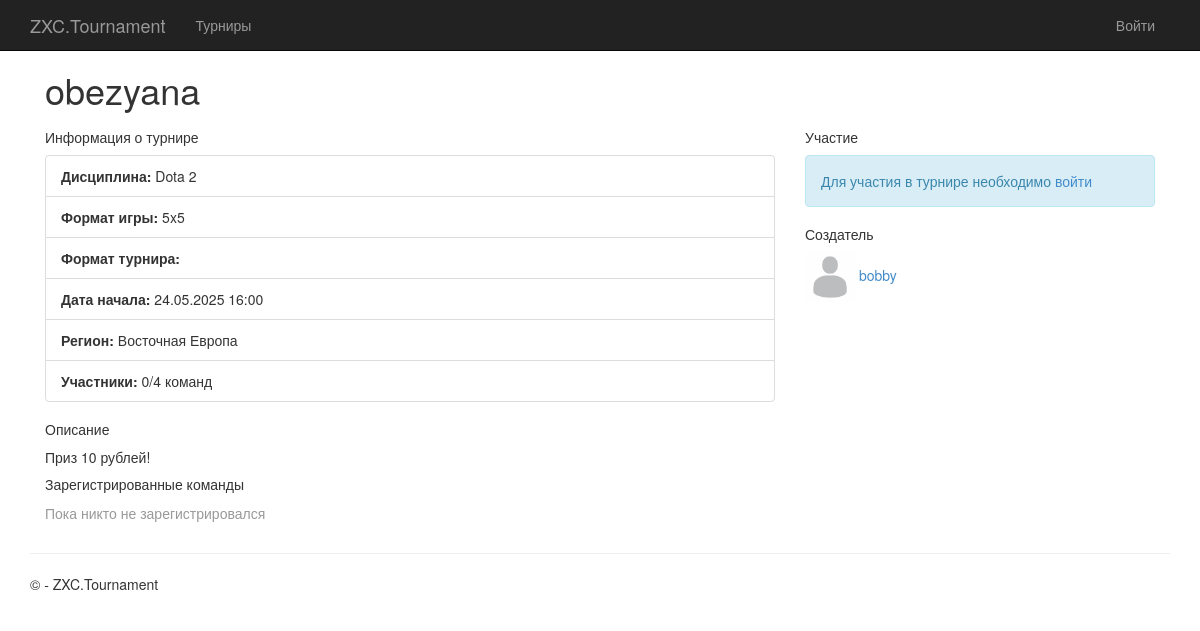
The page /tournaments/1/ on the database as committed earlier.
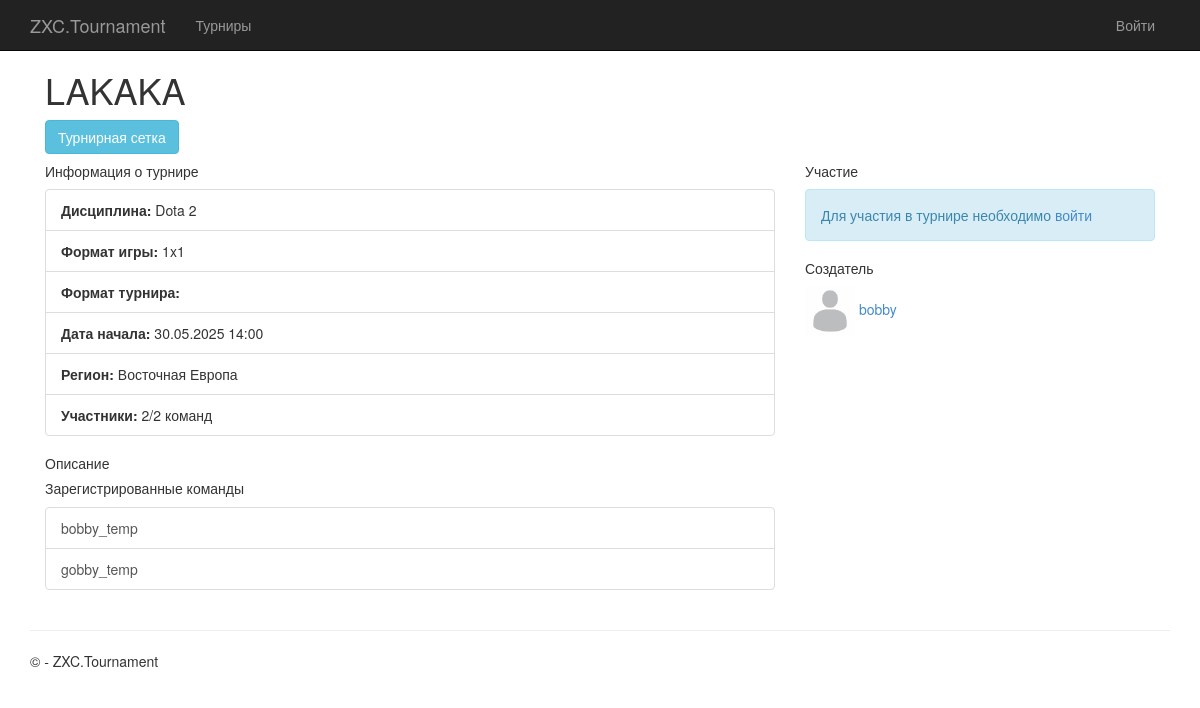
The same page on the database as committed later.
### app/models.py (models this page shows, shortened)
class Tournament(models.Model):
    DISCIPLINE_CHOICES = [
        ('Dota 2', 'Dota 2'),
        ('CS 2', 'CS 2'),
        ('Valorant', 'Valorant'),
        ('LoL', 'League of Legends'),
    ]
    FORMAT_CHOICES = [
        ('1x1', '1x1'),
        ('2x2', '2x2'),
        ('3x3', '3x3'),
        ('5x5', '5x5'),
    ]
    TEAM_COUNT_CHOICES = [
        (2, '2'),
        (4, '4'),
        (8, '8'),
        (16, '16'),
        (32, '32'),
        (64, '64'),
        (128, '128'),
        (256, '256'),
        (512, '512'),
    ]
    LOCATION_CHOICES = [
        ('China', 'Китай'),
        ('Western Europe', 'Западная Европа'),
        ('Eastern Europe', 'Восточная Европа'),
        ('Southeast Asia', 'ЮВ Азия'),
        ('North America', 'Северная Америка'),
        ('South America', 'Южная Америка'),
    ]
    name = models.CharField(max_length=200, verbose_name="Название турнира")
    max_teams = models.IntegerField(choices=TEAM_COUNT_CHOICES, verbose_name="Максимальное количество команд")
    start_date = models.DateTimeField(verbose_name="Дата начала")
    discipline = models.CharField(max_length=50, choices=DISCIPLINE_CHOICES, verbose_name="Дисциплина")
    game_format = models.CharField(max_length=50, choices=FORMAT_CHOICES, verbose_name="Формат игры")
    location = models.CharField(max_length=50, choices=LOCATION_CHOICES, verbose_name="Локация")
    description = models.TextField(verbose_name="Описание", blank=True, null=True)
    creator = models.ForeignKey(User, on_delete=models.CASCADE, verbose_name="Создатель")
    created_at = models.DateTimeField(default=timezone.now, verbose_name="Дата создания")
    is_active = models.BooleanField(default=True, verbose_name="Активный")
    registered_teams = models.ManyToManyField(
        'Team',
        through='TournamentRegistration',
        related_name='tournaments',
        blank=True,
        verbose_name="Зарегистрированные команды"
    )
    class Meta:
        ordering = ['-created_at']
        verbose_name = 'Турнир'
        verbose_name_plural = 'Турниры'
    def registered_teams_count(self):
        return self.registered_teams.count()

class UserProfile(models.Model):
    user = models.OneToOneField(User, on_delete=models.CASCADE)
    email_confirmed = models.BooleanField(default=False)
    avatar = models.ImageField(
        upload_to='avatars/',
        default='avatars/default.jpg',
        blank=True,
        null=True
    )
    team = models.ForeignKey(Team, on_delete=models.SET_NULL, null=True, blank=True, related_name='team_members')
    bio = models.TextField(blank=True, null=True)

class Team(models.Model):
    name = models.CharField(
        max_length=100,
        unique=True,
        verbose_name="Название команды",
        error_messages={
            'unique': "Команда с таким названием уже существует"
        }
    )
    avatar = models.ImageField(
        upload_to='team_avatars/',
        default='team_avatars/default.jpg',
        blank=True,
        null=True,
        verbose_name="Аватар команды"
    )
    captain = models.ForeignKey(
        User,
        on_delete=models.CASCADE,
        related_name='captained_teams',
        verbose_name="Капитан"
    )
    members = models.ManyToManyField(
        User,
        related_name='teams',
        blank=True,
        verbose_name="Участники"
    )
    created_at = models.DateTimeField(
        auto_now_add=True,
        verbose_name="Дата создания"
    )
    invite_code = models.CharField(
        max_length=32,
        unique=True,
        verbose_name="Код приглашения"
    )
    class Meta:
        verbose_name = 'Команда'
        verbose_name_plural = 'Команды'
        ordering = ['-created_at']

### app/views.py (the view)
# urls.py: path('tournaments/<int:tournament_id>/', views.tournament_detail, name='tournament_detail'),
def tournament_detail(request, tournament_id):
    tournament = get_object_or_404(Tournament, id=tournament_id)
    is_creator = tournament.is_creator(request.user) if request.user.is_authenticated else False
    user_team = None
    is_registered = False
    if request.user.is_authenticated and hasattr(request.user, 'userprofile'):
        user_team = request.user.userprofile.team
        if user_team:
            is_registered = tournament.is_registered(user_team)
    context = {
        'tournament': tournament,
        'is_creator': is_creator,
        'user_team': user_team,
        'is_registered': is_registered,
        'registered_teams': tournament.registered_teams.all(),
        'registered_count': f"{tournament.registered_teams_count()}/{tournament.max_teams}",
    }
    return render(request, 'app/tournaments/tournament_detail.html', context)

### app/templates/app/tournaments/tournament_detail.html (shortened to what the changed rows need)
{% extends "app/layout.html" %}
{% block content %}
<div class="container">
    <div class="d-flex justify-content-between align-items-center mb-4">
        <h1>{{ tournament.name }}</h1>
        <div>
            {% if tournament.bracket %}
            <a href="{% url 'tournament_bracket' tournament_id=tournament.id %}" class="btn btn-info mr-2">
                Турнирная сетка
            </a>
            {% elif is_creator %}
            <a href="{% url 'generate_bracket' tournament_id=tournament.id %}" class="btn btn-primary mr-2">
                Сформировать сетку
            </a>
            {% endif %}
        </div>
    </div>
        <div class="row">
            <div class="col-md-8">
                <div class="card mb-4">
                    <div class="card-body">
                        <ul class="list-group list-group-flush">
                            <li class="list-group-item">
                                <strong>Дисциплина:</strong> {{ tournament.get_discipline_display }}
                            </li>
                            <li class="list-group-item">
                                <strong>Формат игры:</strong> {{ tournament.get_game_format_display }}
                            </li>
                            <li class="list-group-item">
                                <strong>Формат турнира:</strong> {{ tournament.get_tournament_format_display }}
                            </li>
                            <li class="list-group-item">
                                <strong>Дата начала:</strong> {{ tournament.start_date|date:"d.m.Y H:i" }}
                            </li>
                            <li class="list-group-item">
                                <strong>Регион:</strong> {{ tournament.get_location_display }}
                            </li>
                            <li class="list-group-item">
                                <strong>Участники:</strong> {{ registered_count }} команд
                            </li>
                        </ul>
                    </div>
                </div>
                <div class="card mb-4">
                    <div class="card-body">
                        <p class="card-text">{{ tournament.description|linebreaks }}</p>
                    </div>
                </div>
                <div class="card">
                    <div class="card-body">
                        <h5 class="card-title">Зарегистрированные команды</h5>
                        {% if registered_teams %}
                        <div class="list-group">
                            {% for team in registered_teams %}
                            <a href="{% url 'team_page' team_id=team.id %}" class="list-group-item list-group-item-action">
                                {{ team.name }}
                            </a>
                            {% endfor %}
                        </div>
                        {% else %}
                        <p class="text-muted">Пока никто не зарегистрировался</p>
                        {% endif %}
                    </div>
                </div>
            </div>
            <div class="col-md-4">
                <div class="card">
                    <div class="card-body">
                        <div class="d-flex align-items-center">
                            <img src="{{ tournament.creator.userprofile.avatar.url }}"
                                 alt="{{ tournament.creator.username }}"
                                 class="rounded-circle mr-3" width="50">
                            <a href="{% url 'view_profile' username=tournament.creator.username %}">
                                {{ tournament.creator.username }}
                            </a>
                        </div>
                    </div>
                </div>
            </div>
        </div>
    </div>
{% endblock %}

Rows that differ between the two databases and show on the page:
changed Tournament "Dota 2": name "obezyana" → "LAKAKA"; game_format "5x5" → "1x1"; start_date "24.05.2025 16:00" → "30.05.2025 14:00"; description "Приз 10 рублей!" → (not shown)
now on this page (row edited): Team: name "bobby_temp"
now on this page (row edited): Team: name "gobby_temp"
Other text that changed with them:
{{ registered_count }}: "0/4" → "2/2"
text no longer shown: "Пока никто не зарегистрировался"
text now shown: "Турнирная сетка"
